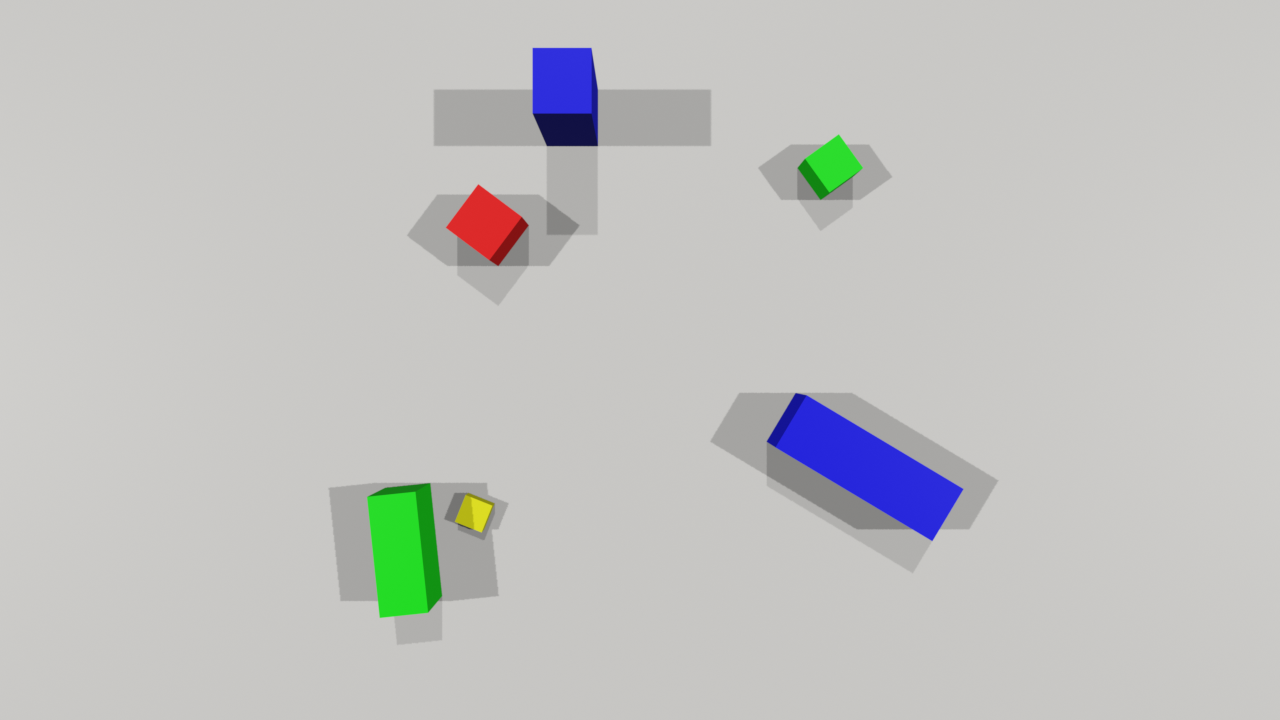
#> input picture test_depth/rgb_test_2.png, 1280 x 720 px
$ python calculaCoordenada.py
#> lines starting #> are read from the running program, lines starting #| are printed output that depends on the picture; after the words box and inside, x2 and y2 are one past the last pixel; in counts of white or black regions, pixels touching at a corner belong together
"""
calculaCoordenada.py
====================
Detecção de objetos por PROFUNDIDADE (depth map) — independente de cor.
Padrão da Indústria: Fundo = Preto (0) | Próximo = Branco (Max)

Lógica principal:
  1. O depth map revela a superfície da bancada como um plano de profundidade
     uniforme (os pixels do "chão" concentram-se num valor próximo de preto/baixo).
  2. Objetos sobre a bancada ficam MAIS PRÓXIMOS da câmara → maior valor de pixel (mais claro).
  3. Subtraindo o "chão" estimado, obtemos uma máscara de tudo que "sobressai".
  4. Encontramos contornos e calculamos X, Y, Z reais para cada objeto.
"""

import cv2
import numpy as np
import os
import argparse

# ==============================================================================
# CONFIGURAÇÃO — Ajustada para Câmera a 1.07m e Foco de 50mm
# ==============================================================================

CONFIG = {
    # ── Câmara (Propriedades ópticas atualizadas) ──────────────────────────
    "focal_length_mm" : 24.0,   # Nova distância focal (Grande Angular)
    "sensor_width_mm" : 36.0,   # Largura do sensor padrão Full Frame

    # Mapeamento do Depth Map para metros (Padrão Indústria)
    # Se o plano de fundo (chão) está a 1.5m, o Preto (0) = 1.5m.
    # Se o objeto mais alto esperado tiver, por exemplo, 50cm de altura,
    # a distância dele até a lente será de 1.0m. Portanto, Branco (255) = 1.0m.
    "clip_start_m"    : 1.00,   # Distância do ponto mais próximo aceitável (1.5m - 0.5m)
    "clip_end_m"      : 1.50,   # Distância exata até o plano de fundo/mesa (base 0)

    # ── Workbench (Dimensões físicas da área visível) ──────────────────────
    "workbench": {
        # Com lente de 24mm a 1.5m de altura, a área visível real no chão é de
        # aproximadamente 2.25m de largura por 1.68m de profundidade.
        "largura_m"  : 2.25,    # Eixo X — largura total visível
        "profund_m"  : 1.68,    # Eixo Y — profundidade total visível
        "volume_z_m" : 0.50,    # Eixo Z — altura máxima esperada dos objetos (50cm)

        # Posição da câmara em relação ao referencial (0,0,0) no canto da bancada
        "offset_x_m" : 1.125,   # Câmera centralizada na largura (2.25 / 2)
        "offset_y_m" : 0.84,    # Câmera centralizada na profundidade (1.68 / 2)
        "offset_z_m" : 1.50,    # Altura real da câmera até a base zero (1.5m)
    },

    "floor_percentile"   : 20,
    "object_threshold_m" : 0.1, # 1 cm de tolerância para ignorar ruído
    "min_area_px"        : 500,
    "max_area_px"        : 0,
    "depth_patch_px"     : 4,
}

# ==============================================================================
# CÂMARA
# ==============================================================================

def build_K(cfg, img_w, img_h):
    fx = (cfg["focal_length_mm"] / cfg["sensor_width_mm"]) * img_w
    fy = fx
    cx = img_w / 2.0
    cy = img_h / 2.0
    K  = np.array([[fx, 0., cx], [0., fy, cy], [0., 0., 1.]], dtype=np.float64)
    print(f"  [K] fx={fx:.1f}  fy={fy:.1f}  cx={cx:.1f}  cy={cy:.1f}")
    return K


def raw_to_meters(depth_raw, img_depth, cfg):
    """
    CORREÇÃO PADRÃO INDÚSTRIA:
    Valor máximo (Branco) = clip_start_m (Perto)
    Valor mínimo (Preto / 0) = clip_end_m (Longe)
    """
    maxv = float(np.iinfo(img_depth.dtype).max) if np.issubdtype(img_depth.dtype, np.integer) else 1.0
    norm = np.asarray(depth_raw, dtype=np.float64) / maxv

    # Inversão da interpolação linear: quando norm=1 (branco), resulta em clip_start.
    # Quando norm=0 (preto), resulta em clip_end.
    return cfg["clip_end_m"] - norm * (cfg["clip_end_m"] - cfg["clip_start_m"])


def pixel_to_3d(u, v, depth_m, K):
    X = (u - K[0, 2]) * depth_m / K[0, 0]
    Y = (v - K[1, 2]) * depth_m / K[1, 1]
    return X, Y, depth_m


def cam_to_bench(Xc, Yc, Zc, wb):
    """Transforma coordenadas da câmara para o referencial da bancada."""
    return (
        Xc + wb["offset_x_m"],
        Yc + wb["offset_y_m"],
        wb["offset_z_m"] - Zc,
    )

# ==============================================================================
# SEGMENTAÇÃO POR DEPTH
# ==============================================================================

def estimate_floor_depth(depth_raw_gray, percentile):
    """
    Estima o nível do 'chão'. No padrão da indústria, valores baixos
    (perto de 0/preto) representam o chão (mais distante).
    """
    flat = depth_raw_gray.flatten().astype(np.float64)
    return np.percentile(flat, percentile)


def depth_object_mask(depth_raw_gray, img_depth, cfg):
    """
    Retorna máscara onde pixels correspondem a objetos ACIMA da bancada.
    """
    depth_m    = raw_to_meters(depth_raw_gray.astype(np.float64), img_depth, cfg)
    floor_raw  = estimate_floor_depth(depth_raw_gray, cfg["floor_percentile"])
    floor_m    = float(raw_to_meters(floor_raw, img_depth, cfg))
    thresh_m   = cfg["object_threshold_m"]

    print(f"  [Depth] Chão estimado: {floor_m:.4f} m  |  Threshold: {thresh_m:.3f} m")

    # CORREÇÃO: Objetos estão MAIS PERTO da câmera que o chão.
    # Portanto, a distância métrica deles (depth_m) é MENOR que (floor_m - thresh_m)
    obj_mask = (depth_m < (floor_m - thresh_m)).astype(np.uint8) * 255

    # Morfologia: remove ruído pequeno e fecha buracos internos
    k_open  = np.ones((5, 5), np.uint8)
    k_close = np.ones((15, 15), np.uint8)
    obj_mask = cv2.morphologyEx(obj_mask, cv2.MORPH_OPEN,  k_open)
    obj_mask = cv2.morphologyEx(obj_mask, cv2.MORPH_CLOSE, k_close)

    return obj_mask, floor_m

# ==============================================================================
# VISUALIZAÇÃO
# ==============================================================================

PALETTE = [
    (255, 80,  80),  (80, 200, 255), (255, 220, 50),
    (180, 255, 100), (255, 130, 255),(100, 255, 210),
    (255, 170, 80),  (120, 120, 255),
]

def draw_objects(img_vis, contours_data):
    """Desenha contornos, centróides e labels em img_vis."""
    for obj in contours_data:
        color = PALETTE[obj["id"] % len(PALETTE)]
        cX, cY = obj["pixel"]
        cv2.drawContours(img_vis, [obj["contour"]], -1, color, 2)
        cv2.circle(img_vis, (cX, cY), 6, (0, 255, 0), -1)

        Xw, Yw, Zw = obj["workbench_m"]
        l1 = f"#{obj['id']}  Z={Zw:.2f}m"
        l2 = f"X={Xw:.2f}  Y={Yw:.2f}"
        cv2.putText(img_vis, l1, (cX-45, cY-28), cv2.FONT_HERSHEY_SIMPLEX, 0.48, (0,255,255), 2)
        cv2.putText(img_vis, l2, (cX-45, cY-10), cv2.FONT_HERSHEY_SIMPLEX, 0.44, (255,255,255), 1)


def draw_depth_colormap(depth_raw_gray, mask, floor_m, cfg):
    """Visualização colorida do depth com máscara de objetos sobreposta."""
    norm = cv2.normalize(depth_raw_gray, None, 0, 255, cv2.NORM_MINMAX).astype(np.uint8)
    cmap = cv2.applyColorMap(norm, cv2.COLORMAP_TURBO)
    contours_mask, _ = cv2.findContours(mask, cv2.RETR_EXTERNAL, cv2.CHAIN_APPROX_SIMPLE)
    cv2.drawContours(cmap, contours_mask, -1, (255, 255, 255), 2)
    return cmap


def draw_hud(img, wb, n_objs, floor_m):
    h = img.shape[0]
    cv2.rectangle(img, (0, h-30), (img.shape[1], h), (20,20,20), -1)
    txt = (f"Bancada {wb['largura_m']*100:.0f}x{wb['profund_m']*100:.0f}cm  "
           f"Cam Z={wb['offset_z_m']:.2f}m  "
           f"Chão={floor_m:.3f}m  "
           f"Objetos={n_objs}")
    cv2.putText(img, txt, (8, h-8), cv2.FONT_HERSHEY_SIMPLEX, 0.46, (200,200,200), 1)

# ==============================================================================
# MAIN
# ==============================================================================

def main(cfg, rgb_path, depth_path):

#> called with rgb_path = 'test_depth/rgb_test_2.png', depth_path = 'test_depth/deep_depth_2.png'
    print(f"\n{'='*62}")
    print(f"  RGB        : {rgb_path}")
    print(f"  Depth      : {depth_path}")
    print(f"{'='*62}\n")

    # ── Carregar Imagens ───────────────────────────────────────────────────
    img_rgb   = cv2.imread(rgb_path)
#> img_rgb is the input picture: shape (720, 1280, 3); mean B, G, R 193.2, 194.5, 194.1
    img_depth = cv2.imread(depth_path, cv2.IMREAD_UNCHANGED)
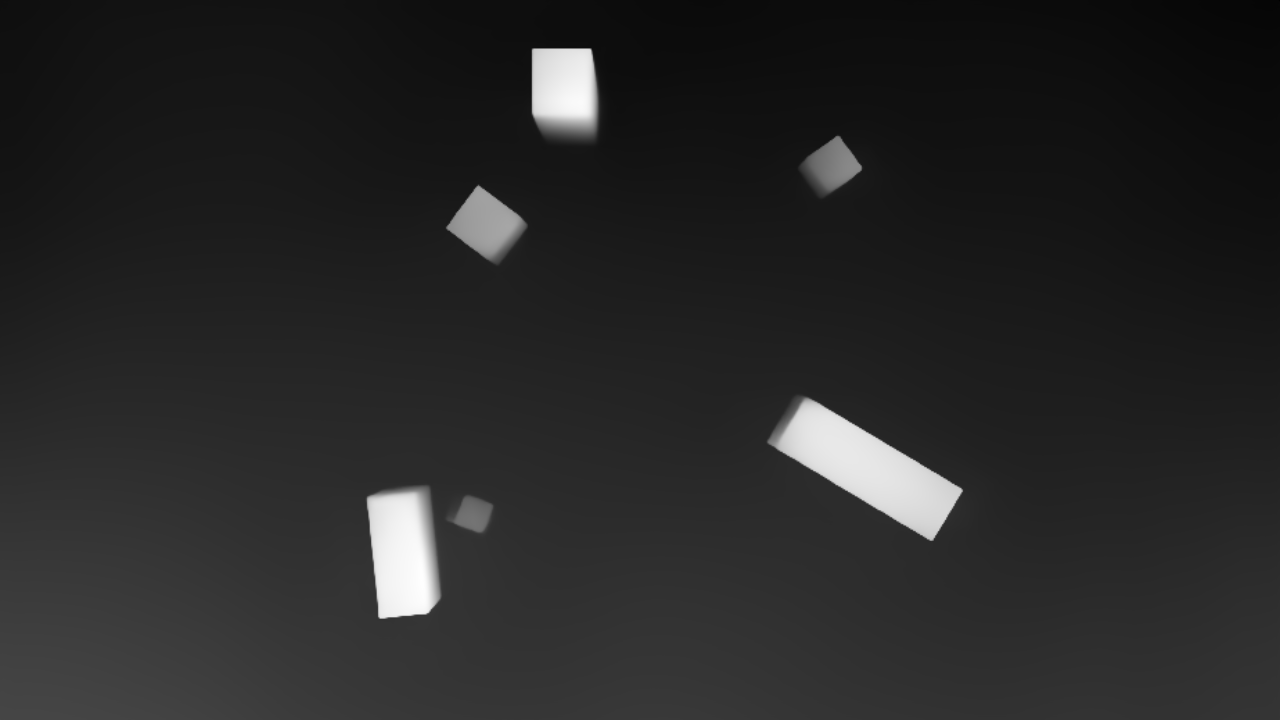
#> input picture test_depth/deep_depth_2.png, 1280 x 720 px
#> img_depth is the input picture: shape (720, 1280); min 0, max 255, mean 39

    if img_rgb is None or img_depth is None:
        print("[ERRO] Não foi possível carregar as imagens.")
        print("  Verifique os caminhos: --rgb  e  --depth")
        return []

    h, w = img_rgb.shape[:2]
    print(f"  Resolução  : {w}×{h}   |   Depth dtype: {img_depth.dtype}\n")
#|   Resolução  : 1280×720   |   Depth dtype: uint8

    depth_gray = img_depth if img_depth.ndim == 2 else cv2.cvtColor(img_depth, cv2.COLOR_BGR2GRAY)

    # ── Câmara e Parâmetros de Espaço ──────────────────────────────────────
    print("[Câmara & Calibração]")
    K  = build_K(cfg, w, h)
#|   [K] fx=853.3  fy=853.3  cx=640.0  cy=360.0
    wb = cfg["workbench"]
    print(f"  [Mesa] Altura de referência da câmera (Z_cam): {wb['offset_z_m']:.3f} m")
#|   [Mesa] Altura de referência da câmera (Z_cam): 1.500 m

    # ── Segmentação por depth ───────────────────────────────────────────────
    print("\n[Segmentação por depth]")
    mask, floor_m = depth_object_mask(depth_gray, img_depth, cfg)
#> in depth_object_mask, `floor_raw  = estimate_floor_depth(depth_raw_gray, cfg["floor_percentil..`: floor_raw = 20
#> in depth_object_mask, `floor_m    = float(raw_to_meters(floor_raw, img_depth, cfg))`: floor_m = 1.46
#|   [Depth] Chão estimado: 1.4608 m  |  Threshold: 0.100 m
#> in depth_object_mask, `obj_mask = (depth_m < (floor_m - thresh_m)).astype(np.uint8) * 255`:
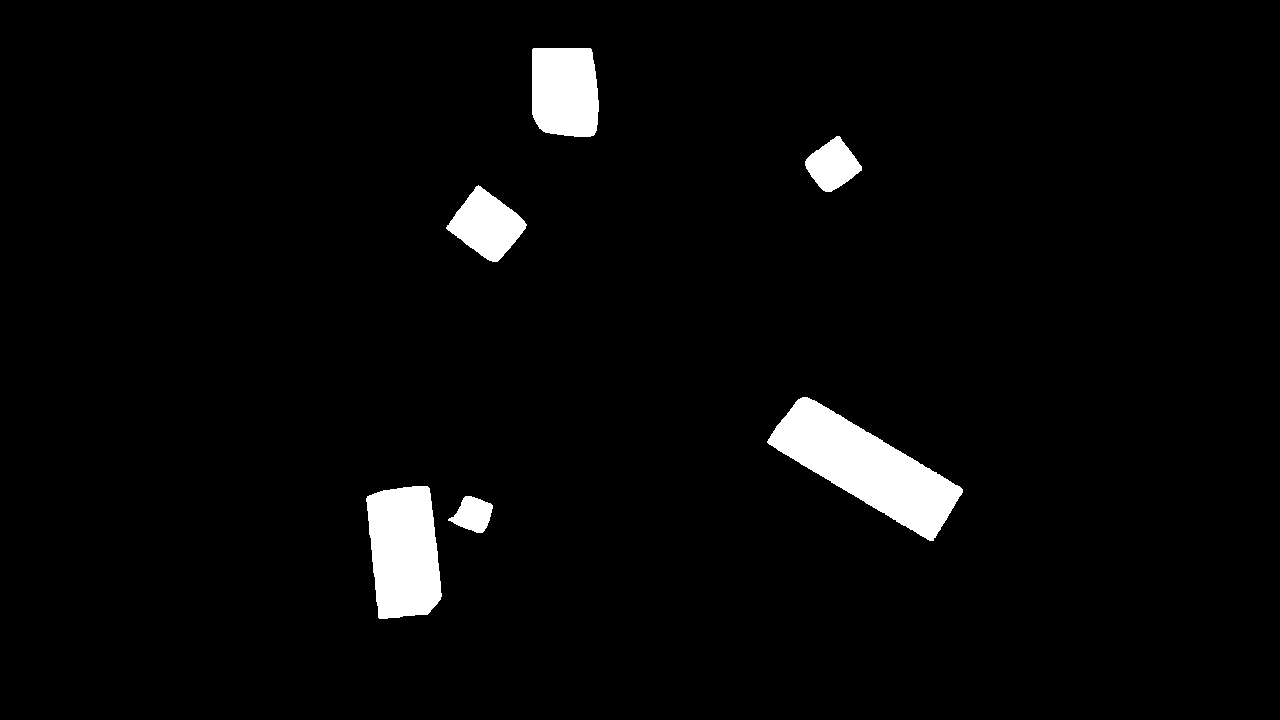
#> obj_mask: shape (720, 1280); 3.5% white; 6 white regions, box (x1, y1, x2, y2) and area: (767, 397, 963, 541) 11823, (366, 486, 442, 619) 8205, (532, 48, 599, 137) 5519, (446, 185, 527, 262) 3454, (805, 136, 862, 192) 1925, (448, 496, 493, 533) 1052
#> floor_m = 1.46

    # ── Detecção de Contornos ──────────────────────────────────────────────
    contours, _ = cv2.findContours(mask, cv2.RETR_EXTERNAL, cv2.CHAIN_APPROX_SIMPLE)
#> contours = 6 contours; box (x1, y1, x2, y2) and area: (768, 397, 962, 541) 11601, (367, 486, 441, 619) 8017, (532, 48, 599, 137) 5379, (447, 186, 526, 262) 3356, (805, 137, 862, 192) 1852, (451, 496, 492, 533) 983

    resultados   = []
    img_vis      = img_rgb.copy()
    max_area     = cfg["max_area_px"] if cfg["max_area_px"] > 0 else float("inf")

    print("\n" + "="*50)
    print(" >>> TELEMETRIA E DEBUG DE OBJETOS (PADRÃO INDÚSTRIA) <<< ")
    print("="*50)

    idx = 0
    for contour in sorted(contours, key=cv2.contourArea, reverse=True):
        area = cv2.contourArea(contour)
        if area < cfg["min_area_px"] or area > max_area:
            continue

        M = cv2.moments(contour)
        if M["m00"] == 0:
            continue
        cX = int(M["m10"] / M["m00"])
        cY = int(M["m01"] / M["m00"])

        r  = cfg["depth_patch_px"]
        y1, y2 = max(0, cY-r), min(h, cY+r+1)
        x1, x2 = max(0, cX-r), min(w, cX+r+1)
        med_raw = float(np.median(depth_gray[y1:y2, x1:x2]))

        # 1. Converte o pixel para metros usando a nova lógica inversa
        depth_m = float(raw_to_meters(med_raw, img_depth, cfg))

        # 2. Projeta os pixels para o espaço 3D da câmera
        Xc, Yc, Zc     = pixel_to_3d(cX, cY, depth_m, K)

        # 3. Transforma para o referencial da mesa
        Xw, Yw, Zw     = cam_to_bench(Xc, Yc, Zc, wb)
        bx, by, bwpx, bhpx = cv2.boundingRect(contour)

        obj = {
            "id"         : idx + 1,
            "pixel"      : (cX, cY),
            "cam_m"      : (round(Xc,4), round(Yc,4), round(Zc,4)),
            "workbench_m": (round(Xw,4), round(Yw,4), round(Zw,4)),
            "depth_m"    : round(depth_m, 4),
            "area_px"    : int(area),
            "bbox_px"    : (bx, by, bwpx, bhpx),
            "contour"    : contour,
        }
        resultados.append(obj)

        # ── BLOCO DE DEBUG DETALHADO ────────────────────────────────────────
        print(f"\n 📦 DETECTADO: Objeto #{idx+1}")
        print(f"    ├─ [Pixel] Centroide da Imagem   : U = {cX} px , V = {cY} px")
        print(f"    ├─ [Depth Bruto] Valor do Pixel  : {med_raw:.1f} (Branco=Perto, Preto=Longe)")
        print(f"    ├─ [Z_camera] Distância da Lente : {Zc:.4f} m (Medido da câmera até o topo do objeto)")
        print(f"    ├─ [Equação] Altura do Objeto    : Z_mesa = Z_cam ({wb['offset_z_m']:.2f}m) - Z_camera ({Zc:.4f}m)")
        print(f"    ├─ [ALTURA REAL DO CHÃO] (Z_w)   : {Zw:.4f} m  <─── ({Zw*100:.1f} cm de altura)")
        print(f"    └─ [Coordenadas de Mesa]         : X_mesa = {Xw:.4f} m , Y_mesa = {Yw:.4f} m")

        idx += 1
#> this loop made 6 passes
#> (area, cX, cY, y1, y2, x1, x2, med_raw) on passes 1 to 4: (11601, 865, 466, 462, 471, 861, 870, 231), (8017, 403, 551, 547, 556, 399, 408, 247), (5379, 564, 91, 87, 96, 560, 569, 242), (3356.5, 486, 224, 220, 229, 482, 491, 161)
#> (printed output is left out)
#> after the loop, idx = 6; resultados = 6 items

    print("="*50)

    # ── Desenhar e exibir as telas ──────────────────────────────────────────
    draw_objects(img_vis, resultados)
#> the loop in draw_objects, `for obj in contours_data:` made 6 passes
#> (color, cX, cY, Xw, Yw, Zw, l1, l2) on passes 1 to 3: ((80, 200, 255), 865, 466, 1.4, 0.97, 0.453, '#1  Z=0.45m', 'X=1.40  Y=0.97'), ((255, 220, 50), 403, 551, 0.843, 1.07, 0.484, '#2  Z=0.48m', 'X=0.84  Y=1.07'), ((180, 255, 100), 564, 91, 1.03, 0.517, 0.474, '#3  Z=0.47m', 'X=1.03  Y=0.52')
    draw_hud(img_vis, wb, len(resultados), floor_m)
    depth_vis = draw_depth_colormap(depth_gray, mask, floor_m, cfg)
#> in draw_depth_colormap, `contours_mask, _ = cv2.findContours(mask, cv2.RETR_EXTERNAL, cv2.CHAIN..`: contours_mask has the same summary as contours in main
#> in draw_depth_colormap, `cv2.drawContours(cmap, contours_mask, -1, (255, 255, 255), 2)`:
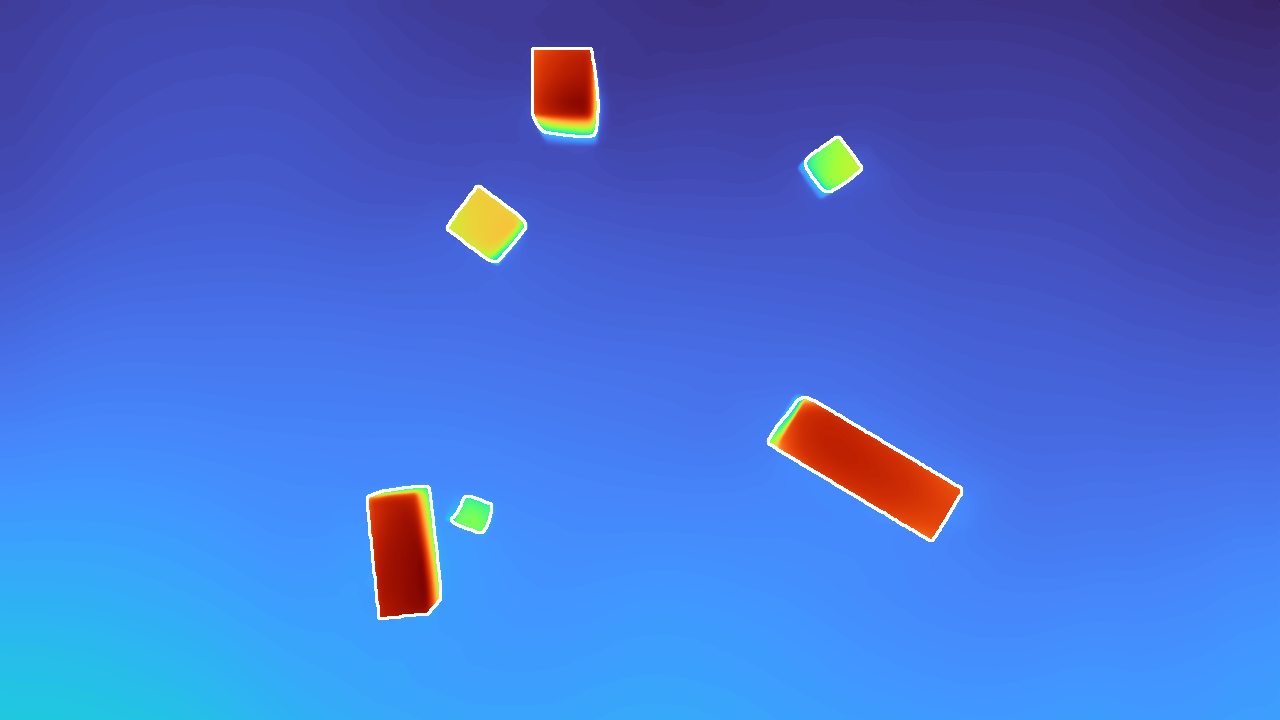
#> cmap: shape (720, 1280, 3); mean B, G, R 210.3, 110.2, 70.9

    print(f"\nTotal: {len(resultados)} objeto(s) processado(s).")
#| Total: 6 objeto(s) processado(s).
    print("\n[COMANDOS PRONTOS PARA O BRAÇO ROBÓTICO]")
    for obj in resultados:
        Xw, Yw, Zw = obj["workbench_m"]
        print(f"  GOTO XYZ -> X:{Xw:+.4f}m, Y:{Yw:+.4f}m, Z:{Zw:+.4f}m")
#> this loop made 6 passes
#> (Xw, Yw, Zw) on passes 1 to 4: (1.4, 0.97, 0.453), (0.843, 1.07, 0.484), (1.03, 0.517, 0.474), (0.911, 0.651, 0.316)
#> (printed output is left out)

    cv2.imshow("RGB - Objetos Detectados", img_vis)
    cv2.imshow("Depth Colormap + Mascara", depth_vis)
    cv2.imshow("Mascara de Objetos",       mask)
    cv2.waitKey(0)
    cv2.destroyAllWindows()

    return resultados

# ==============================================================================
# ARGUMENTOS
# ==============================================================================

if __name__ == "__main__":
    ap = argparse.ArgumentParser(
        description="Detecta objetos por depth padrão indústria e retorna coordenadas 3D.",
        formatter_class=argparse.ArgumentDefaultsHelpFormatter,
    )

    # Arquivos
    ap.add_argument("--rgb",   default=None, help="Caminho da imagem RGB")
    ap.add_argument("--depth", default=None, help="Caminho do depth map")

    # Câmara
    ap.add_argument("--focal",       type=float, default=CONFIG["focal_length_mm"], help="Focal length (mm)")
    ap.add_argument("--sensor",      type=float, default=CONFIG["sensor_width_mm"],  help="Sensor width (mm)")
    ap.add_argument("--clip-start",  type=float, default=CONFIG["clip_start_m"],     help="Clip Start (m)")
    ap.add_argument("--clip-end",    type=float, default=CONFIG["clip_end_m"],       help="Clip End (m)")

    # Workbench
    ap.add_argument("--larg",   type=float, default=CONFIG["workbench"]["largura_m"],  help="Largura bancada (m)")
    ap.add_argument("--prof",   type=float, default=CONFIG["workbench"]["profund_m"],  help="Profundidade bancada (m)")
    ap.add_argument("--vol-z",  type=float, default=CONFIG["workbench"]["volume_z_m"], help="Altura máx. objetos (m)")
    ap.add_argument("--cam-x",  type=float, default=CONFIG["workbench"]["offset_x_m"], help="Offset câmara X (m)")
    ap.add_argument("--cam-y",  type=float, default=CONFIG["workbench"]["offset_y_m"], help="Offset câmara Y (m)")
    ap.add_argument("--cam-z",  type=float, default=CONFIG["workbench"]["offset_z_m"], help="Altura câmara (m)")

    # Detecção
    ap.add_argument("--floor-pct",   type=int,   default=CONFIG["floor_percentile"],   help="Percentil para estimar chão (0-100)")
    ap.add_argument("--threshold",   type=float, default=CONFIG["object_threshold_m"], help="Diferença mínima de depth para ser objeto (m)")
    ap.add_argument("--min-area",    type=int,   default=CONFIG["min_area_px"],         help="Área mínima de contorno (px²)")
    ap.add_argument("--max-area",    type=int,   default=CONFIG["max_area_px"],         help="Área máxima de contorno em px² (0=sem limite)")

    args = ap.parse_args()

    # Aplicar no CONFIG
    CONFIG["focal_length_mm"]          = args.focal
    CONFIG["sensor_width_mm"]          = args.sensor
    CONFIG["clip_start_m"]             = args.clip_start
    CONFIG["clip_end_m"]               = args.clip_end
    CONFIG["workbench"]["largura_m"]   = args.larg
    CONFIG["workbench"]["profund_m"]   = args.prof
    CONFIG["workbench"]["volume_z_m"]  = args.vol_z
    CONFIG["workbench"]["offset_x_m"]  = args.cam_x
    CONFIG["workbench"]["offset_y_m"]  = args.cam_y
    CONFIG["workbench"]["offset_z_m"]  = args.cam_z
    CONFIG["floor_percentile"]         = args.floor_pct
    CONFIG["object_threshold_m"]       = args.threshold
    CONFIG["min_area_px"]              = args.min_area
    CONFIG["max_area_px"]              = args.max_area

    # Caminhos padrão
    base  = os.path.dirname(os.path.abspath(__file__))
    pasta = os.path.join(base, "test_depth")
    rgb_path   = args.rgb   or os.path.join(pasta, "rgb_test_2.png")
    #depth_path = args.depth or os.path.join(pasta, "blend_depth_2.png")
    depth_path = args.depth or os.path.join(pasta, "deep_depth_2.png")


    main(CONFIG, rgb_path, depth_path)
